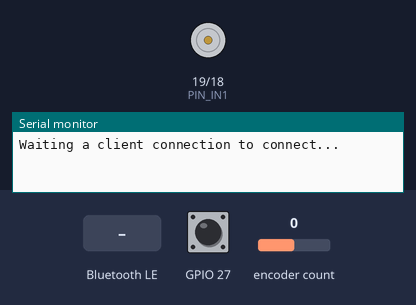
This program was run on a simulated ESP32. Shown: motor-driver pin pairs drawn as motors (green arrow = first pin HIGH = forward, orange = second pin HIGH = backward, longer = more drive, scaled by the enable pin), the last lines printed to the serial monitor. The test bench sets the inputs (shaded band); at power-on: encoder count 0, GPIO 27 HIGH. Nothing arrives over Bluetooth unless stated; a phone connects over Bluetooth LE 3 s after start.

Above: at 1.2 s.
1.3 s: encoder count set to 1
At 2.5 s:
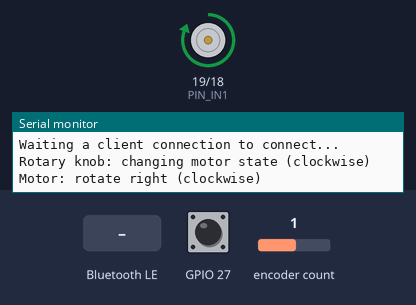
2.8 s: Bluetooth LE write "left" received
At 3.7 s:
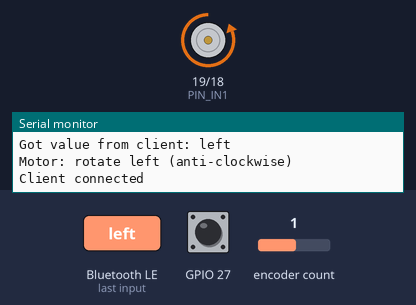
4.3 s: GPIO 27 pulled LOW for 0.15 s
At 4.9 s:
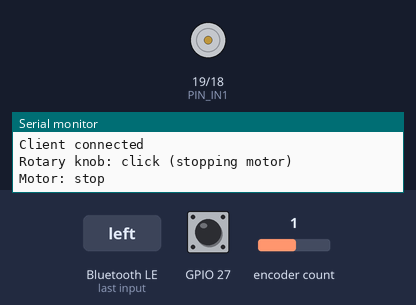
7.4 s: encoder count set to 2
At 8.3 s:
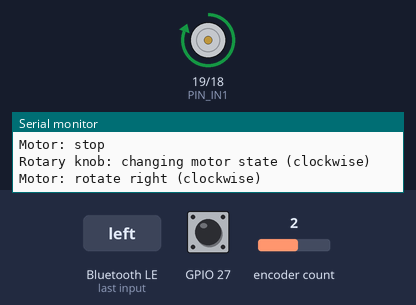
8.9 s: GPIO 27 pulled LOW for 1 s
At 10.8 s:
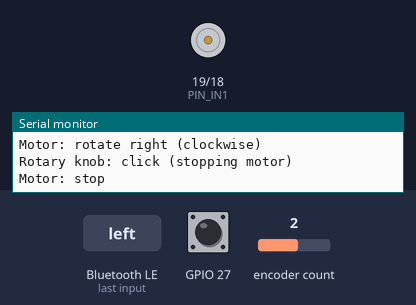
Timing chart, 0 to 12.3 s (numbered marks = the images above; inputs shaded):
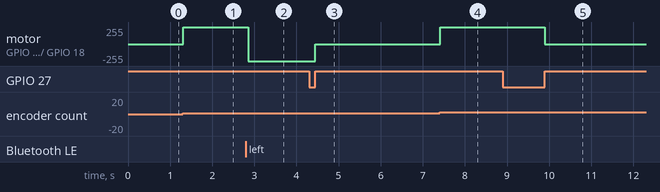

Measured:
- after the input at 1.3 s, motor on GPIO 19 (PIN_IN1) / GPIO 18 (PIN_IN2): stopped → forward 255/255 at once
- after the input at 2.8 s, motor on GPIO 19 (PIN_IN1) / GPIO 18 (PIN_IN2): forward 255/255 → backward 255/255 after 0.05 s
- after the input at 4.3 s, motor on GPIO 19 (PIN_IN1) / GPIO 18 (PIN_IN2): backward 255/255 → stopped after 0.15 s
- after the input at 7.4 s, motor on GPIO 19 (PIN_IN1) / GPIO 18 (PIN_IN2): stopped → forward 255/255 at once
- after the input at 8.9 s, motor on GPIO 19 (PIN_IN1) / GPIO 18 (PIN_IN2): forward 255/255 → stopped after 1.0 s

The program:

main.cpp
```cpp
#include <Arduino.h>

/*********
  Rui Santos
  Complete instructions at https://RandomNerdTutorials.com/esp32-ble-server-client/
  Permission is hereby granted, free of charge, to any person obtaining a copy of this software and associated documentation files.
  The above copyright notice and this permission notice shall be included in all copies or substantial portions of the Software.
*********/

#include <BLEDevice.h>
#include <BLEServer.h>
#include <BLEUtils.h>
#include "AiEsp32RotaryEncoder.h"

#define PIN_IN1  19 // ESP32 pin GPIO19 connected to the IN1 pin L298N
#define PIN_IN2  18 // ESP32 pin GPIO18 connected to the IN2 pin L298N
#define PIN_ENA  17 // ESP32 pin GPIO17 connected to the EN1 pin L298N
#define MAX_SPEED 255

#define ROTARY_ENCODER_CLK 25   // ESP32 pin GPIO4 connected to the CLK pin on the KY-040 rotary encoder
#define ROTARY_ENCODER_DT 26    // ESP32 pin GPIO2 connected to the DT pin on the KY-040 rotary encoder
#define ROTARY_ENCODER_SW 27    // ESP32 pin GPIO15 connected to the SW pin on the KY-040 rotary encoder
#define ROTARY_ENCODER_STEPS 2

AiEsp32RotaryEncoder rotaryEncoder = AiEsp32RotaryEncoder(ROTARY_ENCODER_DT, ROTARY_ENCODER_CLK, ROTARY_ENCODER_SW, -1, ROTARY_ENCODER_STEPS);

enum MotorState {
  STOPPED,
  ROTATE_LEFT,
  ROTATE_RIGHT
};

MotorState motorState = STOPPED;
MotorState previousMotorState = STOPPED;

//BLE server name
#define bleServerName "Litter Robot Motor"

// See the following for generating UUIDs:
// https://www.uuidgenerator.net/
#define SERVICE_UUID "91bad492-b950-4226-aa2b-4ede9fa42f59"
#define CHARACTERISTIC_UUID "ca73b3ba-39f6-4ab3-91ae-186dc9577d99"

// Humidity Characteristic and Descriptor
BLECharacteristic motorCharacteristics(CHARACTERISTIC_UUID, BLECharacteristic::PROPERTY_WRITE);
BLEDescriptor motorDescriptor(BLEUUID((uint16_t)0x2902));

//Setup callbacks onConnect and onDisconnect
class MyServerCallbacks: public BLEServerCallbacks {
  void onConnect(BLEServer* pServer) {
    Serial.println("Client connected");
  };
  void onDisconnect(BLEServer* pServer) {
    Serial.println("Client disconnected");
  }
};

// Setup callback onWrite (value from client)
class MotorCharacteristicsCallbacks: public BLECharacteristicCallbacks {
	void onWrite(BLECharacteristic* pCharacteristic, esp_ble_gatts_cb_param_t* param) {
    const String value = pCharacteristic->getValue().c_str();

    Serial.print("Got value from client: ");
    Serial.println(value);
    updateMotorStateUsingString(value);
  }

  void updateMotorStateUsingString(String stateString) {
    stateString.toLowerCase();
    if (stateString == "stop") {
      motorState = STOPPED;
    } else if (stateString == "left") {
      motorState = ROTATE_LEFT;
    } else if (stateString == "right") {
      motorState = ROTATE_RIGHT;
    }
  }
};

void stopMotor() {
  Serial.println("Motor: stop");
  digitalWrite(PIN_ENA, 0);
  digitalWrite(PIN_IN1, LOW);
  digitalWrite(PIN_IN2, LOW);
}

void rotateMotorLeft() {
  Serial.println("Motor: rotate left (anti-clockwise)");
  analogWrite(PIN_ENA, MAX_SPEED);
  digitalWrite(PIN_IN1, LOW);
  digitalWrite(PIN_IN2, HIGH);
}

void rotateMotorRight() {
  Serial.println("Motor: rotate right (clockwise)");
  analogWrite(PIN_ENA, MAX_SPEED);
  digitalWrite(PIN_IN1, HIGH);
  digitalWrite(PIN_IN2, LOW);
}

void processMotorState() {
  if (motorState == previousMotorState) {
    return;
  }
  previousMotorState = motorState;

  switch (motorState) {
    case STOPPED:
      stopMotor();
      break;
    case ROTATE_LEFT:
      rotateMotorLeft();
      break;
    case ROTATE_RIGHT:
      rotateMotorRight();
      break;
  }
}

void IRAM_ATTR readEncoderISR() {
  rotaryEncoder.readEncoder_ISR();
}

void setupBLE() {
  // initialize digital pins as outputs.
  pinMode(PIN_IN1, OUTPUT);
  pinMode(PIN_IN2, OUTPUT);
  pinMode(PIN_ENA, OUTPUT);

  // Create the BLE Device
  BLEDevice::init(bleServerName);

  // Create the BLE Server
  BLEServer *pServer = BLEDevice::createServer();
  pServer->setCallbacks(new MyServerCallbacks());

  // Create the BLE Service
  BLEService *motorService = pServer->createService(SERVICE_UUID);

  // Create BLE Characteristic
  motorService->addCharacteristic(&motorCharacteristics);
  motorDescriptor.setValue("Motor Control");
  motorCharacteristics.addDescriptor(&motorDescriptor);
  motorCharacteristics.setCallbacks(new MotorCharacteristicsCallbacks());

  // Start the service
  motorService->start();

  // Start advertising
  BLEAdvertising *pAdvertising = BLEDevice::getAdvertising();
  pAdvertising->addServiceUUID(SERVICE_UUID);
  pServer->getAdvertising()->start();
  Serial.println("Waiting a client connection to connect...");
}

void setupRotaryEncoder() {
  rotaryEncoder.begin();
  rotaryEncoder.setup(readEncoderISR);
  rotaryEncoder.disableAcceleration();
}

void processRotaryEncoderChange() {
  int encoderChange = rotaryEncoder.encoderChanged();

  if (encoderChange) {
    bool isClockwise = encoderChange > 0;

    if (motorState == STOPPED) {
      if (isClockwise) {
        Serial.println("Rotary knob: changing motor state (clockwise)");
      } else {
        Serial.println("Rotary knob: changing motor state (anti-clockwise)");
      }

      motorState = isClockwise ? ROTATE_RIGHT : ROTATE_LEFT;
    } else {
      Serial.println("Rotary knob: can't change motor state until it's 'STOPPED'");
    }
  }

  if (rotaryEncoder.isEncoderButtonClicked() && motorState != STOPPED) {
    Serial.println("Rotary knob: click (stopping motor)");
    motorState = STOPPED;
  }
}

void setup() {
  // Start serial communication
  Serial.begin(9600);

  setupRotaryEncoder();
  setupBLE();
}

void loop() {
  processRotaryEncoderChange();
  processMotorState();
}
```
